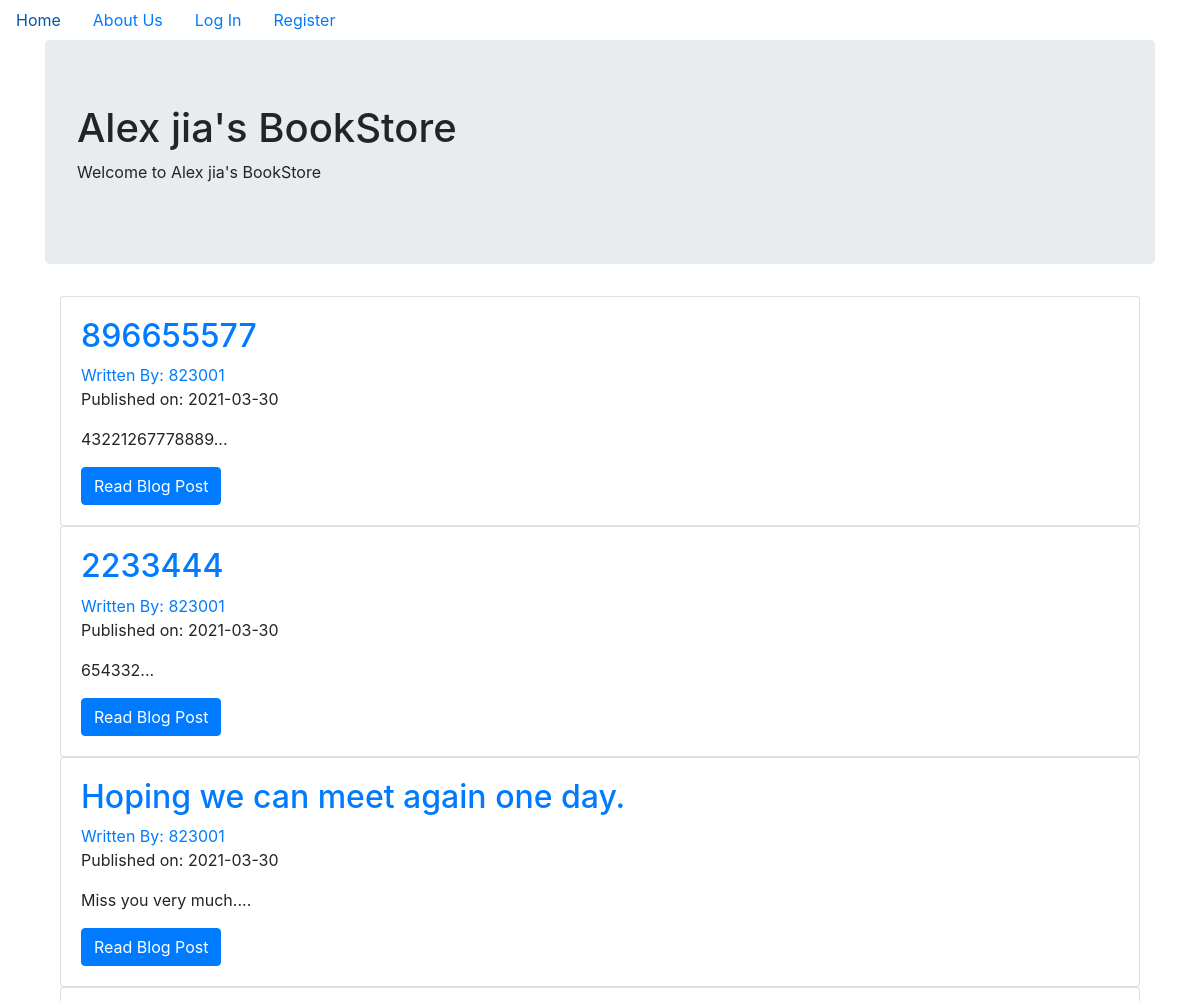
Before: / (upper part) with the older database file.
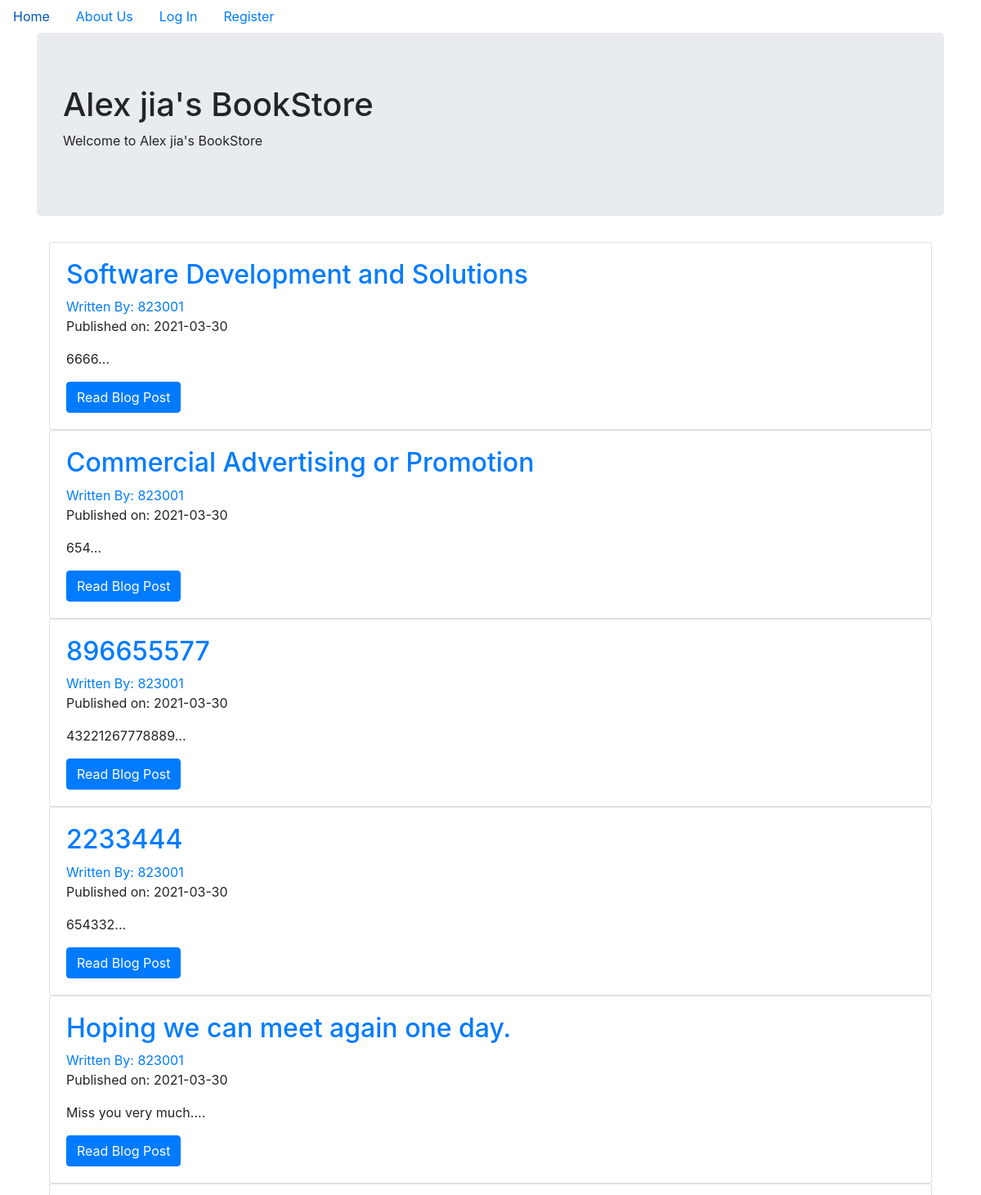
After: the same page with the newer database file.
### MyBookStore/models.py (models this page shows, shortened)
class BlogPost(db.Model):
    users = db.relationship(User)
    id = db.Column(db.Integer, primary_key=True)
    user_id = db.Column(db.Integer, db.ForeignKey('users.id'), nullable=False)
    date = db.Column(db.DateTime, nullable=False, default=datetime.utcnow)
    title = db.Column(db.String(DB_TITLE_LENGTH), nullable=False)
    text = db.Column(db.Text, nullable=False)

class User(db.Model, UserMixin):
    __tablename__ = 'users'
    id = db.Column(db.Integer, primary_key=True)
    profile_image = db.Column(db.String(DB_PROFILE_IMAGE_LENGTH), nullable=False, default='default_profile.png')
    email = db.Column(db.String(DB_EMAIL_LENGTH), unique=True, index=True)
    username = db.Column(db.String(DB_PROFILE_USERNAME), unique=True, index=True)
    password_hash = db.Column(db.String(DB_PASSWORD_HASH))
    posts = db.relationship('BlogPost', backref='author', lazy=True)

### MyBookStore/core/views.py (the view)
@core.route('/')
def index():
    page = request.args.get(REQUEST_ARGS_TYPE, HOME_STARTPAGE, type=int)
    blog_posts = BlogPost.query.order_by(BlogPost.date.desc()).paginate(page=page, per_page=HOME_NUM_PERPAGE)
    return render_template(FILENAME_HOMEPAGE, blog_posts=blog_posts)

### MyBookStore/templates/index.html (shortened to what this page needs)
{% extends "base.html" %}
{% block content %}
  <div class="jumbotron">
    <h1>Alex jia's BookStore</h1>
    <p>Welcome to Alex jia's BookStore</p>
  </div>
  <div class="container">
    {% for post in blog_posts.items %}
    <div class="card" >
      <div class="card-body">
        <h2><a class="card-title" href="  {{ url_for('blog_posts.blog_post', blog_post_id=post.id) }}">{{ post.title }}</a></h2>
        <a href="{{ url_for('users.user_posts', username=post.author.username) }}">Written By: {{ post.author.username }}</a>
        <p>Published on: {{ post.date.strftime('%Y-%m-%d') }}</p>
        <p class="card-text">{{ post.text[:100] }}...</p>
        <a href="{{ url_for('blog_posts.blog_post', blog_post_id=post.id) }}" class="btn btn-primary">Read Blog Post</a>
      </div>
    </div>
   {% endfor %}
{% endblock %}

### MyBookStore/templates/base.html (shortened to what this page needs)
<!DOCTYPE html>
<html>
  <head>
    <link rel="stylesheet" href="https://maxcdn.bootstrapcdn.com/bootstrap/4.0.0/css/bootstrap.min.css">
  </head>
  <body>
  <ul class="nav">
  <li class="nav-item">
    <a class="nav-link" href="{{ url_for('core.index') }}">Home</a>
  </li>
  <li class="nav-item">
    <a class="nav-link" href="{{ url_for('core.info') }}">About Us</a>
  </li>
    {% if current_user.is_authenticated %}
    <li class="nav-link"><a href="{{ url_for('users.logout') }}">Log Out</a></li>
    <li class="nav-link"><a href="{{ url_for('users.account') }}">Account</a></li>
    <li class="nav-link"><a href="{{ url_for('blog_posts.create_post') }}">Create Post</a></li>
    {% else %}
    <li class="nav-link"><a href="{{ url_for('users.login') }}">Log In</a></li>
    <li class="nav-link"><a href="{{ url_for('users.register') }}">Register</a></li>
    {% endif %}
</ul>
<div class="container">
  {% block content %}
  {% endblock %}
</div>
  </body>
</html>

Changed rows visible on the page:
added BlogPost: title "Software Development and Solutions", author.username "823001", date "2021-03-30", text "6666"
added BlogPost: title "Commercial Advertising or Promotion", author.username "823001", date "2021-03-30", text "654"
